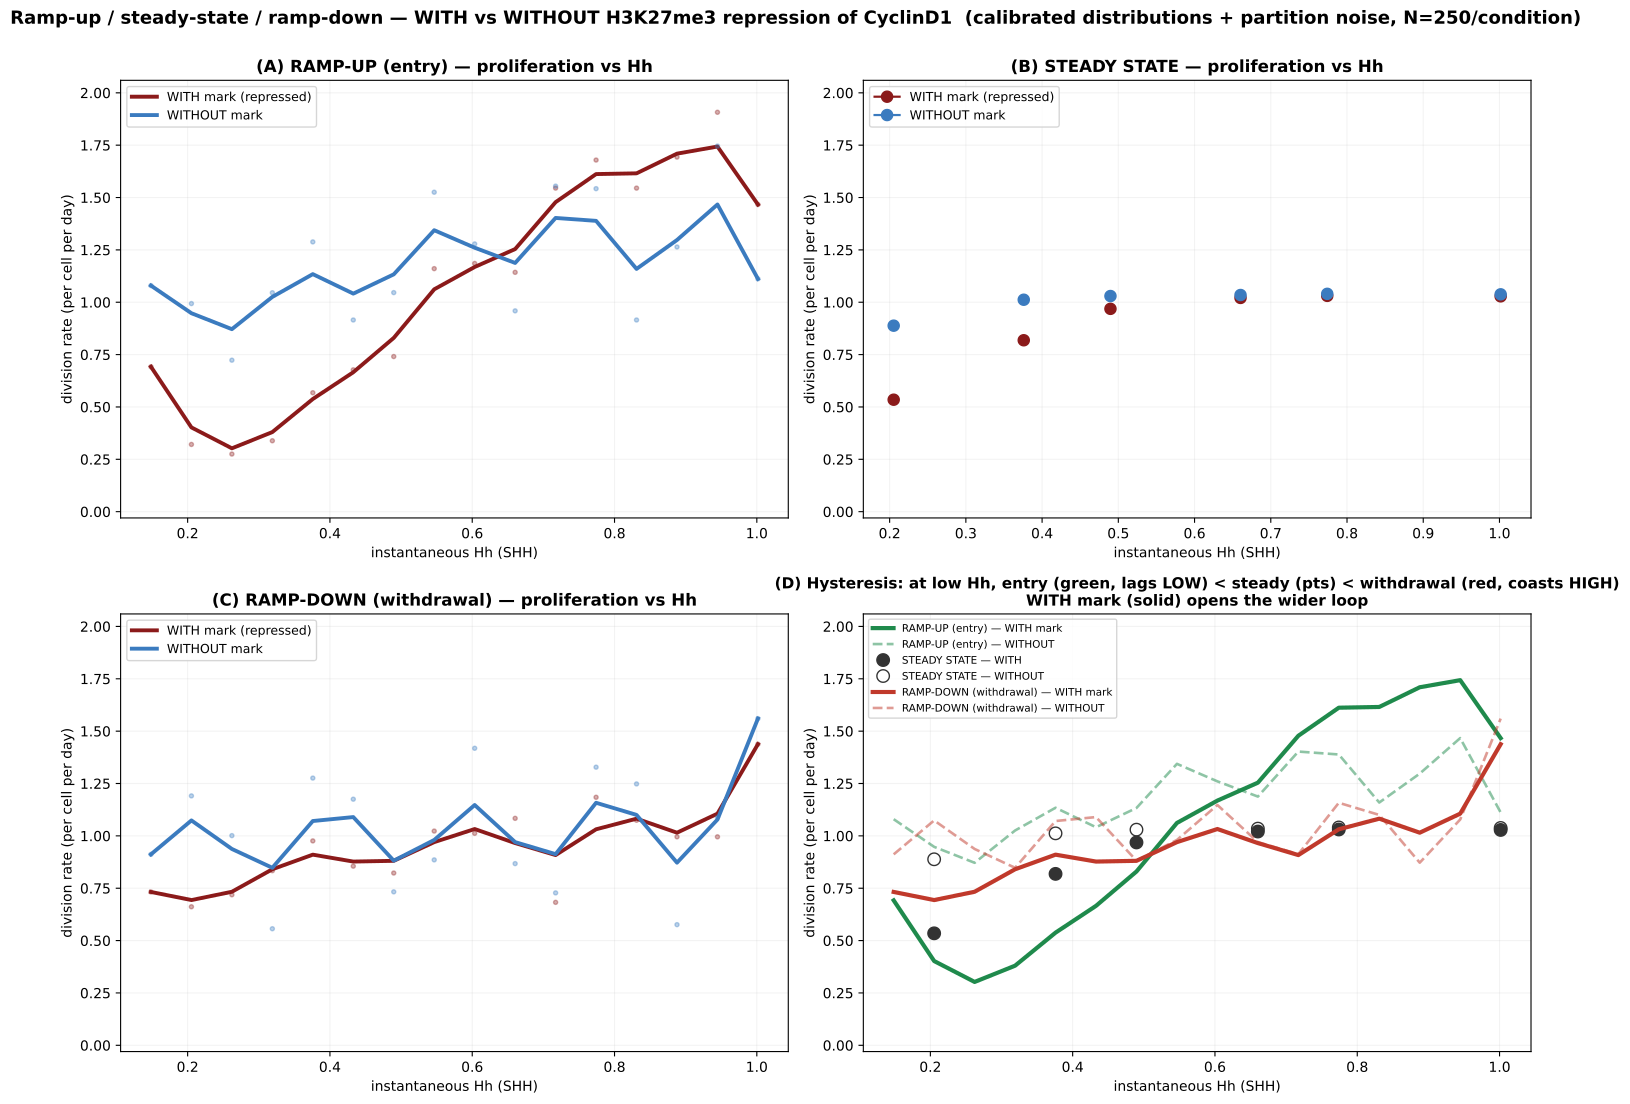

The Python source for this figure:
"""Ramp-UP (entry) + STEADY-STATE + ramp-DOWN (withdrawal), WITH vs WITHOUT H3K27me3 repression of CyclinD1,
using the UPGRADED single-cell machinery: data-calibrated abundance distributions, division-inheritance
PARTITION NOISE on birth-p27, and Dna-reset division detection (robust; MPF peaks under-sample at coarse dt).

Per-lineage calibrated draws (shape/CV only): k_Cd_translation=0.801·LogN(0,0.633) (CyclinD1 CV 0.70),
P21_div median 0.42·LogN(0,0.32) (birth-p27 CV 0.33), kTlEZ=0.004·LogN(0,0.51) (EZH2 abundance CV ~0.55).
At every division birth-p27 is redrawn mean-preserving (σ=0.30) = partitioning noise. Paired across all
conditions (same cells; only f0_mk and the Hh protocol differ).

Protocols (SHH 0.15..1.0):
  UP    : settle ARRESTED at 0.15 -> ramp to 1.0 over 100 h -> hold      (ENTRY)
  STEADY: constant Hh at each of several levels                          (EQUILIBRIUM)
  DOWN  : settle CYCLING at 1.0 -> ramp to 0.15 over 100 h -> hold       (WITHDRAWAL)

Per-time state (probe_transient_g0 conventions): divisions = Dna 1->0 reset; a pre-S∧p27>0.1 run ≥2 h that
is later followed by a division = TRANSIENT G0, one that never resolves = ARREST, else actively cycling.
Readouts vs the INSTANTANEOUS Hh: fraction cycling (=1-arrest) and transient-G0 occupancy -> the entry/
steady/exit curves form a hysteresis loop; comparing WITH vs WITHOUT the mark shows the mark's effect.

Run:  ./venv/bin/python simulations/sim_mark_lifecycle_hysteresis.py [--n=200] [--workers=9] [--fresh]
"""
import sys, os
sys.path.insert(0, os.path.dirname(os.path.dirname(os.path.abspath(__file__))))
import numpy as np
import matplotlib
matplotlib.use('Agg')
import matplotlib.pyplot as plt
import tellurium as te
import multiprocessing as mp
from src.build_model_v44_heldt import build_model_v44

SEL = ['time', 'SHH', 'P21', 'aRc', 'Dna']
GNP = dict(MYCN_amplification=1.0, Ptch1_copy_number=1.0, p16=0.0, p18=0.464, kSyP21=0.002, EZH2i=0)
SHH_LO, SHH_HI = 0.15, 1.00
STEADY_LEVELS = [0.20, 0.35, 0.50, 0.65, 0.80, 1.00]
SETTLE, D_RAMP, HOLD, CHUNK, NP = 5000.0, 6000.0, 5000.0, 60.0, 9
RECORD = D_RAMP + HOLD
DWELL_CUT, P27_HI, PART = 2.0, 0.1, 0.30
KTL0, KTLEZ0, P21_MED = 0.801, 0.004, 0.42
CD_SDLOG, P27_SDLOG, EZ_SDLOG = 0.633, 0.32, 0.51
NDS = 150                                                          # downsample points per cell
SHH_BINS = np.linspace(0.12, 1.03, 17)          # 16 Hh bins (coarse enough for stable ramp division-rate)

_RR = None


def _init_worker(_):
    global _RR
    _RR = te.loada(build_model_v44(with_ezh2=True, with_hh=True))
    _RR.integrator.setValue('absolute_tolerance', 1e-9); _RR.integrator.setValue('relative_tolerance', 1e-6)
    try: _RR.integrator.setValue('maximum_num_steps', 300000)
    except Exception: pass


def shh_of(t, proto, level):
    if proto == 'steady': return level
    if proto == 'up': return SHH_LO + (SHH_HI - SHH_LO) * min(t / D_RAMP, 1.0)
    return SHH_HI + (SHH_LO - SHH_HI) * min(t / D_RAMP, 1.0)       # down


def _work(task):
    i, proto, level, f0, ktl, p21d, ktlez = task
    rng = np.random.default_rng((hash((i, proto, level, f0)) & 0xFFFFFFFF))
    settle_shh = {'up': SHH_LO, 'down': SHH_HI, 'steady': level}[proto]
    _RR.reset(); _RR['SHH'] = settle_shh
    for k, v in GNP.items(): _RR[k] = v
    _RR['k_Cd_translation'] = float(ktl); _RR['kTlEZ'] = float(ktlez); _RR['f0_mk'] = f0; _RR['P21_div'] = float(p21d)
    draw = lambda: float(p21d * np.exp(rng.normal(-PART * PART / 2.0, PART)))
    # settle with partition noise + RANDOM extra phase (desynchronize lineages so ramp divisions don't
    # alias into Hh bins as synchronized waves); track model time tm across settle+record.
    tm = 0.0; settle_end = SETTLE + int(rng.integers(0, 34)) * CHUNK
    while tm < settle_end:
        _RR['P21_div'] = draw()
        try: _RR.simulate(tm, tm + CHUNK, 2, selections=['time'])
        except Exception: break
        tm += CHUNK
    # record window
    T, SH, P21, ARC, DNA = [], [], [], [], []
    t = 0.0
    while t < RECORD:
        _RR['P21_div'] = draw(); _RR['SHH'] = float(shh_of(t, proto, level)); r = None
        for atol in (1e-9, 1e-8, 1e-7):
            try:
                _RR.integrator.setValue('absolute_tolerance', atol)
                r = _RR.simulate(tm, tm + CHUNK, NP, selections=SEL); break
            except Exception: r = None
        if r is None: break
        for A, s in [(T, 'time'), (SH, 'SHH'), (P21, 'P21'), (ARC, 'aRc'), (DNA, 'Dna')]:
            A.append(r[s][1:])
        t += CHUNK; tm += CHUNK
    if not T:
        z0 = np.zeros(len(SHH_BINS) - 1)
        return (proto, f0, z0, z0.copy(), z0.copy(), z0.copy())
    T = np.concatenate(T); SH = np.concatenate(SH); P21 = np.concatenate(P21); ARC = np.concatenate(ARC); DNA = np.concatenate(DNA)
    dt = float(np.median(np.diff(T)))
    div = np.where((DNA[:-1] > 0.9) & (DNA[1:] < 0.1))[0]         # Dna reset = division
    inS = (ARC > 0.05) & (DNA < 0.98); inG2 = DNA >= 0.98; preS = ~inS & ~inG2
    g0 = (preS & (P21 > P27_HI)).astype(np.int8)
    state = np.zeros(len(T), np.int8)                            # 0 cycling / 1 transient-G0 / 2 arrest
    d = np.diff(np.concatenate([[0], g0, [0]]))
    for s, e in zip(np.where(d == 1)[0], np.where(d == -1)[0]):
        ee = min(e, len(T) - 1)
        if T[ee] - T[s] < DWELL_CUT * 60: continue
        if np.any(div > ee):
            state[s:e] = 1
        else:
            state[s:] = 2; break
    # per-Hh-bin histograms (proliferation as DIVISION RATE = divisions per cell-time in that Hh bin)
    bi = np.digitize(SH, SHH_BINS); nb = len(SHH_BINS) - 1
    time_h = np.array([np.sum(bi == b) for b in range(1, len(SHH_BINS))], float) * dt      # cell-minutes per bin
    tg0_h = np.array([np.sum((bi == b) & (state == 1)) for b in range(1, len(SHH_BINS))], float) * dt
    arr_h = np.array([np.sum((bi == b) & (state == 2)) for b in range(1, len(SHH_BINS))], float) * dt
    div_h = np.histogram(SH[div], SHH_BINS)[0].astype(float) if len(div) else np.zeros(nb)
    return (proto, f0, div_h, time_h, tg0_h, arr_h)


def _arg(flag, d):
    for a in sys.argv:
        if a.startswith(flag + '='): return a.split('=', 1)[1]
    return d


if __name__ == '__main__':
    FRESH = '--fresh' in sys.argv
    N = int(_arg('--n', 200)); WORKERS = int(_arg('--workers', max(1, mp.cpu_count() - 1)))
    CACHE = 'simulations/sim_mark_lifecycle_hysteresis_cache.npz'

    if FRESH or not os.path.exists(CACHE):
        rng = np.random.default_rng(11)
        ktl_i = np.clip(KTL0 * np.exp(rng.normal(0, CD_SDLOG, N)), 0.15, 5.0)
        p21d_i = np.clip(P21_MED * np.exp(rng.normal(0, P27_SDLOG, N)), 0.15, 2.5)
        ktlez_i = np.clip(KTLEZ0 * np.exp(rng.normal(0, EZ_SDLOG, N)), 0.0008, 0.02)
        tasks = []
        for f0 in (0.233, 1.0):
            for i in range(N):
                tasks.append((i, 'up', 0.0, f0, ktl_i[i], p21d_i[i], ktlez_i[i]))
                tasks.append((i, 'down', 0.0, f0, ktl_i[i], p21d_i[i], ktlez_i[i]))
                for L in STEADY_LEVELS:
                    tasks.append((i, 'steady', L, f0, ktl_i[i], p21d_i[i], ktlez_i[i]))
        print(f'running {len(tasks)} cell-runs on {WORKERS} workers ...', flush=True)
        with mp.get_context('spawn').Pool(WORKERS, initializer=_init_worker, initargs=(None,)) as pool:
            results = []
            for k, res in enumerate(pool.imap_unordered(_work, tasks, chunksize=8)):
                results.append(res)
                if (k + 1) % 1000 == 0: print(f'  {k+1}/{len(tasks)} done', flush=True)

        store = {}
        nb = len(SHH_BINS) - 1
        for proto in ('up', 'steady', 'down'):
            for f0, tag in [(0.233, 'W'), (1.0, 'N')]:
                subs = [r for r in results if r[0] == proto and r[1] == f0]
                if not subs:
                    for k in ('rate', 'tg0', 'arr'): store[f'{proto}_{tag}_{k}'] = np.full(nb, np.nan)
                    continue
                D = np.sum([r[2] for r in subs], 0); TT = np.sum([r[3] for r in subs], 0)
                G = np.sum([r[4] for r in subs], 0); A = np.sum([r[5] for r in subs], 0)
                store[f'{proto}_{tag}_rate'] = np.where(TT > 0, D / TT * 1440.0, np.nan)   # divisions per cell per day
                store[f'{proto}_{tag}_tg0'] = np.where(TT > 0, G / TT, np.nan)             # transient-G0 time-occupancy
                store[f'{proto}_{tag}_arr'] = np.where(TT > 0, A / TT, np.nan)             # arrest time-occupancy
        np.savez(CACHE, bins=SHH_BINS, N=N, **store)
        print('cached ->', CACHE, flush=True)

    z = np.load(CACHE)
    b = z['bins']; xc = 0.5 * (b[:-1] + b[1:]); Nc = int(z['N'])
    PROT = [('up', 'RAMP-UP (entry)', '#1f8a4c'), ('steady', 'STEADY STATE', '#333'), ('down', 'RAMP-DOWN (withdrawal)', '#c0392b')]
    rmax = np.nanmax([np.nanmax(z[f'{p}_{t}_rate']) for p, _, _ in PROT for t in 'WN']) * 1.08

    def sm(y):                                                   # 3-pt smooth (nan-safe) for the ramp curves
        y = np.asarray(y, float); ys = y.copy()
        for k in range(1, len(y) - 1):
            w = y[k - 1:k + 2]
            if not np.any(np.isnan(w)): ys[k] = 0.25 * w[0] + 0.5 * w[1] + 0.25 * w[2]
        return ys

    fig, ax = plt.subplots(2, 2, figsize=(15, 11))
    # (A)-(C): division rate vs Hh (proliferation), WITH vs WITHOUT mark, per protocol
    for a, (proto, ttl, _c), lab in zip([ax[0, 0], ax[0, 1], ax[1, 0]], PROT, 'ABC'):
        for tag, col, nm in [('W', '#8b1a1a', 'WITH mark (repressed)'), ('N', '#3b7bbf', 'WITHOUT mark')]:
            if proto == 'steady':
                a.plot(xc, z[f'{proto}_{tag}_rate'], 'o-', color=col, lw=1.6, ms=8, label=nm)
            else:
                a.plot(xc, sm(z[f'{proto}_{tag}_rate']), '-', color=col, lw=2.8, label=nm)
                a.plot(xc, z[f'{proto}_{tag}_rate'], 'o', color=col, ms=3, alpha=0.35)
        a.set_xlabel('instantaneous Hh (SHH)'); a.set_ylabel('division rate (per cell per day)')
        a.set_title(f'({lab}) {ttl} — proliferation vs Hh', fontweight='bold', fontsize=12)
        a.set_ylim(-0.03, rmax); a.grid(alpha=0.15); a.legend(fontsize=9, loc='upper left')

    # (D) hysteresis synthesis: division rate vs Hh — ramps smoothed lines, steady as points; WITH solid / WITHOUT faded
    a = ax[1, 1]
    for proto, ttl, col in PROT:
        yW, yN = z[f'{proto}_W_rate'], z[f'{proto}_N_rate']
        if proto == 'steady':
            a.plot(xc, yW, 'o', color=col, ms=9, label=f'{ttl} — WITH'); a.plot(xc, yN, 'o', mfc='none', mec=col, ms=9, label=f'{ttl} — WITHOUT')
        else:
            a.plot(xc, sm(yW), '-', color=col, lw=3.0, label=f'{ttl} — WITH mark')
            a.plot(xc, sm(yN), '--', color=col, lw=1.9, alpha=0.5, label=f'{ttl} — WITHOUT')
    a.set_xlabel('instantaneous Hh (SHH)'); a.set_ylabel('division rate (per cell per day)')
    a.set_title('(D) Hysteresis: at low Hh, entry (green, lags LOW) < steady (pts) < withdrawal (red, coasts HIGH)\nWITH mark (solid) opens the wider loop', fontweight='bold', fontsize=11)
    a.set_ylim(-0.03, rmax); a.grid(alpha=0.15); a.legend(fontsize=7.5, loc='upper left')

    fig.suptitle(f'Ramp-up / steady-state / ramp-down — WITH vs WITHOUT H3K27me3 repression of CyclinD1  '
                 f'(calibrated distributions + partition noise, N={Nc}/condition)', fontsize=13, fontweight='bold', y=1.0)
    plt.tight_layout()
    plt.savefig('simulations/sim_mark_lifecycle_hysteresis.png', dpi=150, bbox_inches='tight')
    plt.savefig('simulations/sim_mark_lifecycle_hysteresis.pdf', bbox_inches='tight')
    plt.close()
    for proto, ttl, _c in PROT:
        print(f'{ttl:26s} div-rate/day @Hh (WITH) = {np.round(z[f"{proto}_W_rate"],2)}')
        print(f'{"":26s} div-rate/day @Hh (NO)   = {np.round(z[f"{proto}_N_rate"],2)}')
    print('Saved sim_mark_lifecycle_hysteresis.png')
